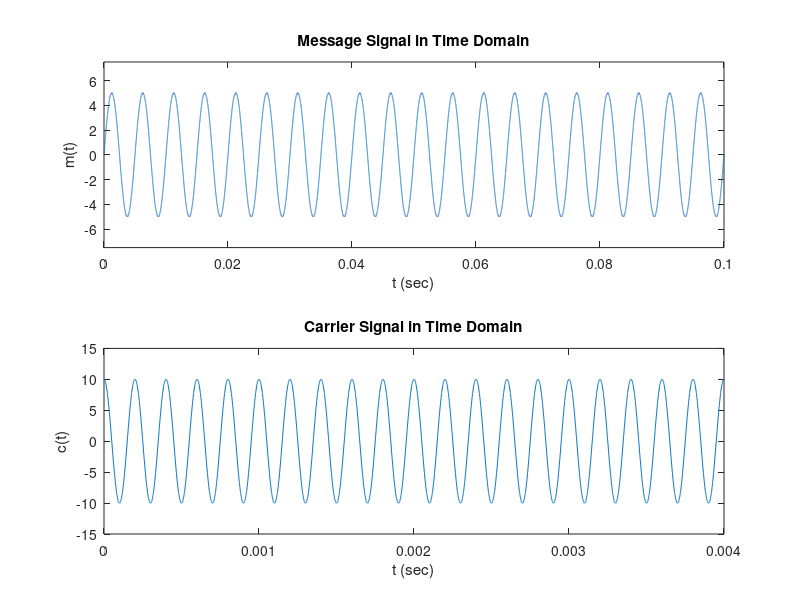

This chart was generated by the following MATLAB code: (Note: this script raises an error after producing the figure.)
close all;
clc;

%% --------------------------------------- parameter setup --------------------------------------------

Fs = 1000000; %Sampling frequency in Hz

Ts = 1/Fs; %Sampling Period

fm = 200; %Message signal frequency in Hz

fc = 5000; %carrier frequency in Hz

nCycles = 20; %cycles of the message signal

Period_message = 1/fm; %Time period to complete one cycle in sec

Am = 5; %amplitude of message

Ac = 10; %amplitude of the carrier

kf = 750; %sensitivity of the frequency modulator

t = 0:Ts:nCycles*Period_message; %Time line

N = 2^(2+ceil(log2((length(t))))); %Length of DFT -> nearest power of 2 greater than the length of message array 

f = -Fs/2 : Fs/N : Fs/2 - Fs/N; %frequency line as for the 'k'th DFT term has f = Fs.k/N

%% ------------------------------------Message Signal (passband)---------------------------------------

message_t = Am*sin(2*pi*fm*t); %message signal in time domain - sinusoidal with frequency = fm Hz

%plotting the message signal
figure(1); 
subplot(2,1,1);
plot(t,message_t);
title("Message Signal in Time Domain");
xlabel("t (sec)");
ylabel("m(t)");
ylim([-1.5*Am 1.5*Am]);

%% -----------------------------------------Carrier Signal-------------------------------------------

carrier_t = Ac*cos(2*pi*fc*t); %carrier signal in time domain - sinusoidal with frequency = fc Hz

%plotting the carrier wave
subplot(2,1,2);
plot(t,carrier_t);
title("Carrier Signal in Time Domain");
xlabel("t (sec)");
ylabel("c(t)");
ylim([-1.5*Ac 1.5*Ac]);
xlim([0 20/fc]);

%% ------------------------------------------ Modulation -------------------------------------------

FM_t = modulate(message_t, fc, Ac, t); %Modulated signal in time domain
FM_f = fftshift(fft(FM_t,N))/length(FM_t); %Modulated signal in frequency domain

%plotting Modulated signal in Time and Frequency domain
figure(2);

% time domain plotting
subplot(2,1,1);
plot(t,FM_t);
title("Modulated Signal in Time Domain");
xlabel("t (sec)");
ylabel("Umod(t)");
ylim([-1.5*Ac 1.5*Ac]);
xlim([0 0.01]);

% frequency domain plotting
subplot(2,1,2);
plot(f,abs(FM_f));
title("Modulated Signal in Frequency Domain");
xlabel("f (Hz)");
ylabel("Umod(f)");
xlim([-10500 10500]);

%% ------------------------------------------ Demodulation -------------------------------------------

[recvd_message_t,FM_diff] = demodulate(FM_t, fc, Ts, Ac, kf); %Demodulated signal in time domain
recvd_message_f = fftshift(fft(recvd_message_t,N))/length(recvd_message_t); %Demodulated signal in frequency domain

%plotting Modulated signal in Time and Frequency domain
figure(3);
plot(t,FM_diff);
title("Differentiation of FM modulated Signal in Time Domain");
xlabel("t (sec)");
ylabel("U(t)");
xlim([0 0.015]);

%plotting Demodulated signal in Time and Frequency domain
figure(4);

% time domain plotting
subplot(2,1,1);
plot(t,recvd_message_t);
title("Demodulated Signal in Time Domain");
xlabel("t (sec)");
ylabel("Udem(t)");
xlim([0 0.04]);

% frequency domain plotting
subplot(2,1,2);
plot(f,abs(recvd_message_f));
title("Demodulated Signal in Frequency Domain");
xlabel("f (Hz)");
ylabel("Udem(f)");
xlim([-1000 1000]);

%% ------------------------------------------Functions------------------------------------------

function FM_t = modulate(message_t,fc, Ac, t)

    kf = 750; %The design parameter.

    theta_t = 2*pi*kf*cumtrapz(t,message_t); %Phase of the carrier containing the integral of message 

    FM_t = Ac*cos(2*fc*pi*t + theta_t); %FM Modulating technique adding the phase to the carrier

end 

function [recvd_message_t,FM_diff] = demodulate(FM_t,fc, Ts, Ac, kf)

    %Step 1 - Differentiation of FM modulated signal 
    FM_diff = diff(FM_t)/Ts; %slope of consecutive elements -> Amplitude difference / Time difference(Ts)
    FM_diff = ([FM_diff 0]); % adding extra element at the end as diff reduces the array size by 1
    
    %Step 2 - Envelope detection
    FM_envelope = abs(hilbert(FM_diff));

    %Step 3 - Algebraically obtaining the message
    recvd_message_t = (FM_envelope/(2*pi) - fc*Ac)/(kf*Ac);
    
end